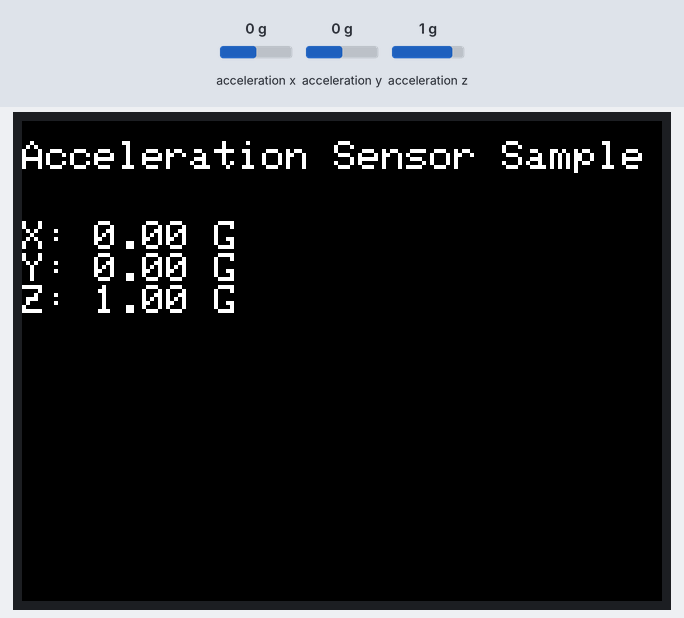
Recording of a sketch running on a simulated ESP32. On the bench: 320×240 colour display. The inputs (shaded band) are chosen by the test bench; at power-on: acceleration x 0 g, acceleration y 0 g, acceleration z 1 g.

Above: at 1.3 s.
1.4 s: acceleration x set to -1.4 g
At 1.8 s:
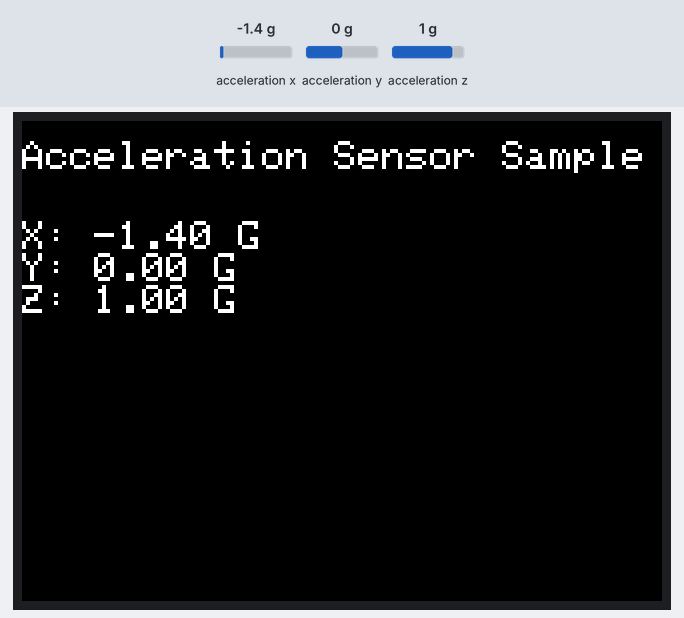
2.9 s: acceleration y set to -1.4 g
At 3.9 s:
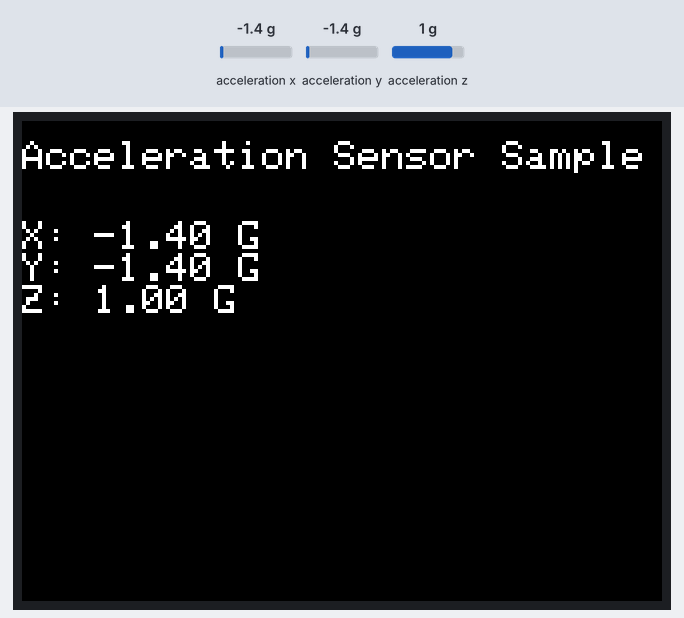
4.4 s: acceleration z set to -1.4 g
At 5.0 s:
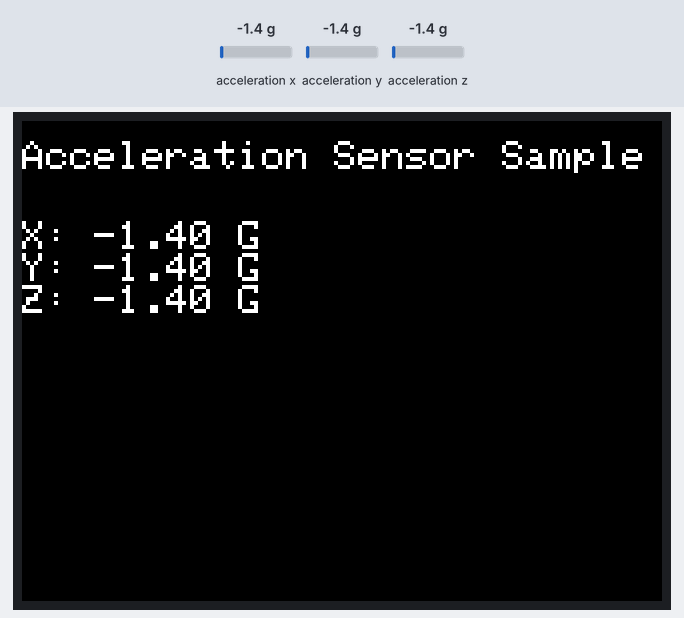
6.0 s: acceleration x set to -0.8 g
At 7.4 s:
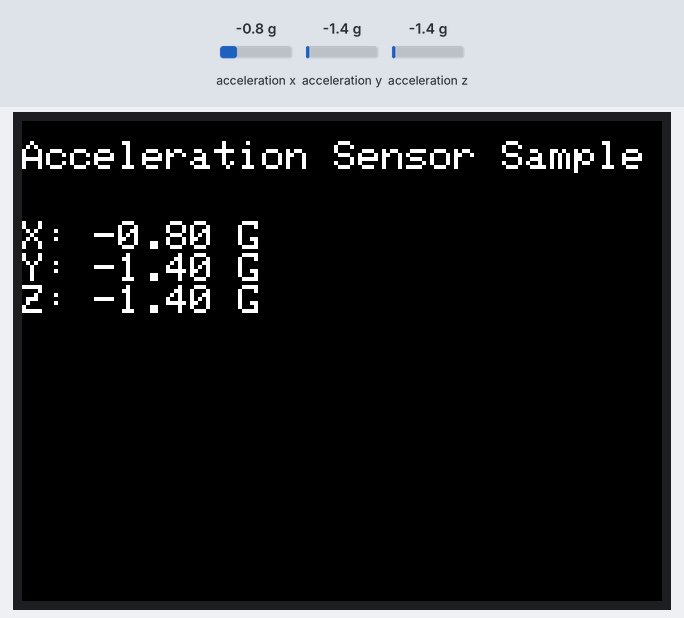
Timing chart, 0 to 8.5 s (numbered marks = the images above; inputs shaded):
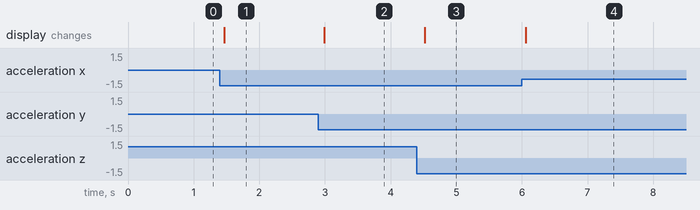

Measured:
- after the input at 1.4 s, the display: changes after 0.06 s (image 1)
- after the input at 2.9 s, the display: changes after 0.09 s (image 2)
- after the input at 4.4 s, the display: changes after 0.12 s (image 3)
- after the input at 6.0 s, the display: changes after 0.06 s (image 4)

The sketch:

2_IMU.ino
```cpp
#include <M5Stack.h>

void setup() {
  M5.begin();

  M5.IMU.Init();  // 加速度センサー(IMU)を初期化

  M5.Lcd.setTextSize(2);
  M5.Lcd.setCursor(0, 10);
  M5.Lcd.println("Acceleration Sensor Sample");
}

void loop() {
  // 加速度センサーのデータを取得するための変数を宣言
  float x_value;
  float y_value;
  float z_value;

  // 加速度センサーの値を取得
  // 引数の頭に&をつけて渡すことを、ポインタ渡しと言います。
  M5.IMU.getAccelData(&x_value, &y_value, &z_value);

  M5.Lcd.setCursor(0, 50);
  M5.Lcd.print("X: ");
  M5.Lcd.print(x_value);
  M5.Lcd.println(" G     ");
  M5.Lcd.print("Y: ");
  M5.Lcd.print(y_value);
  M5.Lcd.println(" G     ");
  M5.Lcd.print("Z: ");
  M5.Lcd.print(z_value);
  M5.Lcd.print(" G     ");

  delay(100);
}
```
